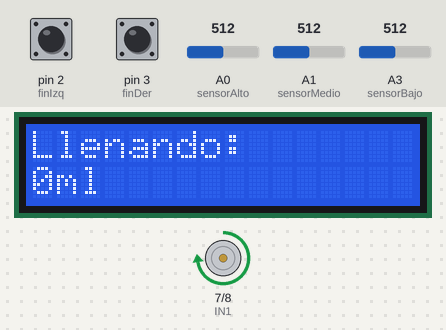
The sketch below on a simulated Arduino Uno, built with avr-gcc and run on an emulated ATmega328P. Shown: 16×2 character LCD, motor-driver pin pairs drawn as motors (green arrow = first pin HIGH = forward, orange = second pin HIGH = backward, longer = more drive, scaled by the enable pin). The inputs (shaded band) are chosen by the test bench; at power-on: pin 2 (finIzq) HIGH, pin 3 (finDer) HIGH, A3 (sensorBajo) = 512, A0 (sensorAlto) = 512, A1 (sensorMedio) = 512. What the sketch prints to the serial monitor is not drawn.

Above: at 3.3 s.
3.4 s: pin 2 (finIzq) pulled LOW for 0.15 s
At 4.6 s:
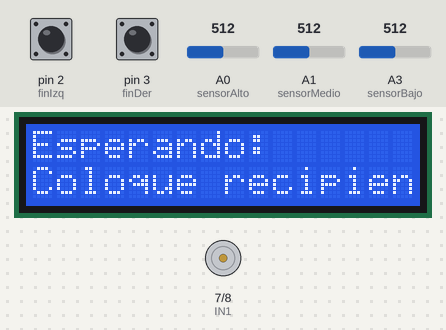
5.0 s: pin 3 (finDer) pulled LOW for 0.15 s
At 6.4 s:
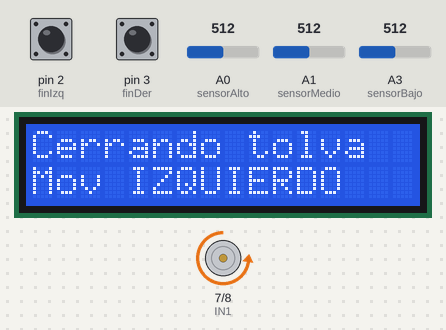
6.7 s: pin 3 (finDer) pulled LOW for 1 s
At 7.6 s:
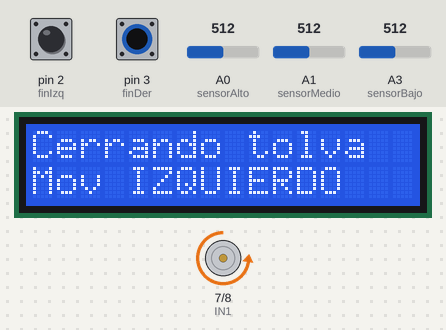
10.7 s: pin 3 (finDer) pulled LOW for 3.2 s
At 11.5 s:
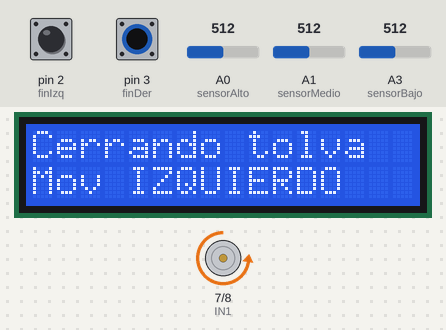
15.4 s: pin 2 (finIzq) pulled LOW for 1 s
At 16.4 s:
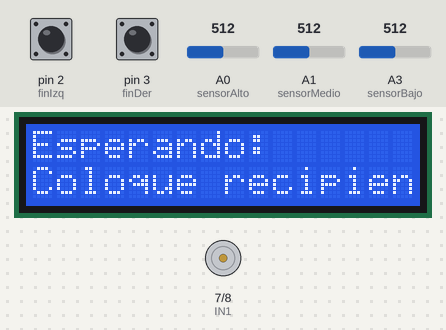
19.4 s: A3 (sensorBajo) set to 492
At 19.68 s:
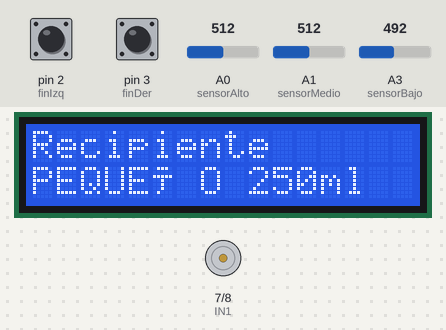
Timing chart, 0 to 22.3 s (numbered marks = the images above; inputs shaded):
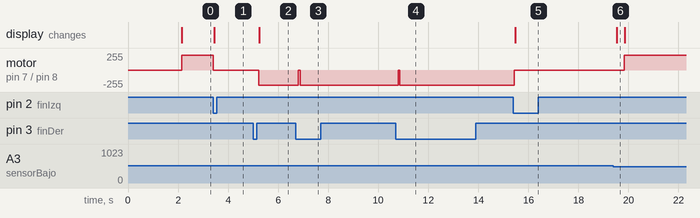

The sketch:

CasiFinal.ino
```cpp
#include <Wire.h>
#include <LiquidCrystal_I2C.h>

// Configuración LCD - Si 0x27 no funciona, prueba con 0x3F
LiquidCrystal_I2C lcd(0x27, 16, 2); // Cambia a 0x3F si es necesario

// Pines del motor
const int IN1 = 7;
const int IN2 = 8;
const int ENA = 9;

// Pines de los finales de carrera
const int finIzq = 2;
const int finDer = 3;

// Pines para los 3 sensores IR
const int sensorAlto = A0;    // Para 1L
const int sensorMedio = A1;   // Para 0.5L
const int sensorBajo = A3;    // Para 0.25L

// Umbral para detección (ajustar según calibración)
const int UMBRAL_DETECCION = 500;

// Variable para guardar el sentido actual del motor
int sentido = 1; // 1 = derecha, -1 = izquierda

// Variables para el control del tiempo
unsigned long tiempoInicioRetardo = 0;
bool enRetardo = false;
bool retardoCompletado = false;

// Variables para el control de recipientes
bool esperandoRecipiente = false;
int recipienteSeleccionado = 0; // 0=none, 250=pequeño, 500=mediano, 1000=grande
bool recipienteDetectado = false;
unsigned long tiempoRetardoRecipiente = 0; // tiempo de espera según el tipo

// DECLARACIÓN DE FUNCIONES
void mostrarLCD(String linea1, String linea2);
void detectarRecipiente();

void setup() {
  pinMode(IN1, OUTPUT);
  pinMode(IN2, OUTPUT);
  pinMode(ENA, OUTPUT);
  pinMode(finIzq, INPUT_PULLUP);
  pinMode(finDer, INPUT_PULLUP);

  Serial.begin(9600);

  lcd.init();
  lcd.backlight();
  lcd.clear();

  mostrarLCD("Sistema iniciado", "Calibrando...");
  delay(2000);
  mostrarLCD("Esperando", "Final Izquierdo");
}

// Función para mostrar texto en LCD
void mostrarLCD(String linea1, String linea2) {
  lcd.clear();
  lcd.setCursor(0, 0);
  lcd.print(linea1);
  if (linea2 != "") {
    lcd.setCursor(0, 1);
    lcd.print(linea2);
  }
}

// Función para detectar el tipo de recipiente
void detectarRecipiente() {
  int valorAlto = analogRead(sensorAlto);
  int valorMedio = analogRead(sensorMedio);
  int valorBajo = analogRead(sensorBajo);

  bool detectaAlto = (valorAlto < UMBRAL_DETECCION);
  bool detectaMedio = (valorMedio < UMBRAL_DETECCION);
  bool detectaBajo = (valorBajo < UMBRAL_DETECCION);

  if (detectaBajo && !detectaMedio && !detectaAlto) {
    recipienteSeleccionado = 250;
    tiempoRetardoRecipiente = 300;   // 0.2 segundos
    recipienteDetectado = true;
    Serial.println("RECIPIENTE PEQUEÑO detectado (250ml)");
    mostrarLCD("Recipiente", "PEQUEÑO 250ml");
  }
  else if (detectaBajo && detectaMedio && !detectaAlto) {
    recipienteSeleccionado = 500;
    tiempoRetardoRecipiente = 800;  // 0.8 segundo
    recipienteDetectado = true;
    Serial.println("RECIPIENTE MEDIANO detectado (500ml)");
    mostrarLCD("Recipiente", "MEDIANO 500ml");
  }
  else if (detectaBajo && detectaMedio && detectaAlto) {
    recipienteSeleccionado = 1000;
    tiempoRetardoRecipiente = 1500;  // 1.5 segundos
    recipienteDetectado = true;
    Serial.println("RECIPIENTE GRANDE detectado (1000ml)");
    mostrarLCD("Recipiente", "GRANDE 1000ml");
  }
  else {
    recipienteDetectado = false;
    if (esperandoRecipiente) {
      mostrarLCD("Esperando:", "Coloque recipiente");
    }
  }
}

void loop() {
  bool izqPresionado = digitalRead(finIzq) == LOW;
  bool derPresionado = digitalRead(finDer) == LOW;

  // ---------------------------
  // FINAL IZQUIERDO: espera recipiente
  // ---------------------------
  if (izqPresionado && !esperandoRecipiente) {
    digitalWrite(IN1, LOW);
    digitalWrite(IN2, LOW);
    esperandoRecipiente = true;
    recipienteDetectado = false;
    recipienteSeleccionado = 0;
    sentido = -1;

    Serial.println("Final IZQUIERDO presionado - Esperando detección de recipiente...");
    mostrarLCD("Esperando:", "Coloque recipiente");
    delay(500);
  }

  if (esperandoRecipiente) {
    detectarRecipiente();
    if (recipienteDetectado) {
      sentido = 1;
      esperandoRecipiente = false;

      switch(recipienteSeleccionado) {
        case 250:
          Serial.println("INICIANDO LLENADO - PEQUEÑO (0.5s)");
          break;
        case 500:
          Serial.println("INICIANDO LLENADO - MEDIANO (1s)");
          break;
        case 1000:
          Serial.println("INICIANDO LLENADO - GRANDE (2s)");
          break;
      }
      delay(300);
    }
  }

  // ---------------------------
  // FINAL DERECHO: retardo dependiente del recipiente
  // ---------------------------
  if (derPresionado && !enRetardo && !retardoCompletado) {
    digitalWrite(IN1, LOW);
    digitalWrite(IN2, LOW);
    enRetardo = true;
    tiempoInicioRetardo = millis();
    esperandoRecipiente = false;

    Serial.print("Final DERECHO presionado - Retardo de ");
    Serial.print(tiempoRetardoRecipiente);
    Serial.println(" ms...");

    mostrarLCD("Final DER presionado", "Esperando...");
  }

  // Control del retardo personalizado
  if (enRetardo) {
    if (millis() - tiempoInicioRetardo >= tiempoRetardoRecipiente) {
      sentido = -1;
      enRetardo = false;
      retardoCompletado = true;
      Serial.println("Retardo completado - Cambiando a IZQUIERDA");
      mostrarLCD("Retardo completado", "Moviendo IZQUIERDA");
    }
  }

  // Reset del retardo cuando se libera el final derecho
  if (!derPresionado && retardoCompletado) {
    retardoCompletado = false;
    Serial.println("Final DERECHO liberado - Sistema listo");
    mostrarLCD("Sistema listo", "Esperando...");
  }

  // ---------------------------
  // CONTROL DEL MOTOR
  // ---------------------------
  if (!enRetardo && !esperandoRecipiente) {
    if (sentido == 1) {
      digitalWrite(IN1, HIGH);
      digitalWrite(IN2, LOW);
      if (!derPresionado) {
        Serial.println("Girando DERECHA - LLENANDO");
        mostrarLCD("Llenando:", String(recipienteSeleccionado) + "ml");
      }
    } else {
      digitalWrite(IN1, LOW);
      digitalWrite(IN2, HIGH);
      if (!izqPresionado) {
        Serial.println("Girando IZQUIERDA - CERRANDO");
        mostrarLCD("Cerrando tolva", "Mov IZQUIERDO");
      }
    }
  } else {
    digitalWrite(IN1, LOW);
    digitalWrite(IN2, LOW);
  }

  analogWrite(ENA, 225);
  delay(100);
}
```

Measured:
- the behaviour switches between 500 and 499 on A3 (sensorBajo) (found by bisection; images 5 and 6)
- after the input at 3.4 s, motor on pin 7 (IN1) / pin 8 (IN2): forward 225/255 → stopped at once; the display: changes at once (image 1)
- after the input at 5.0 s, motor on pin 7 (IN1) / pin 8 (IN2): stopped → backward 225/255 after 0.22 s; the display: changes after 0.25 s (image 2)
- after the input at 6.7 s, motor on pin 7 (IN1) / pin 8 (IN2): backward 225/255 → stopped after 0.10 s, → backward 225/255 0.07 s later
- after the input at 10.7 s, motor on pin 7 (IN1) / pin 8 (IN2): backward 225/255 → stopped after 0.10 s, → backward 225/255 0.07 s later
- after the input at 15.4 s, motor on pin 7 (IN1) / pin 8 (IN2): backward 225/255 → stopped at once; the display: changes after 0.07 s (image 5)
- after the input at 19.4 s, motor on pin 7 (IN1) / pin 8 (IN2): stopped → forward 225/255 after 0.43 s; the display: changes after 0.13 s (image 6)
